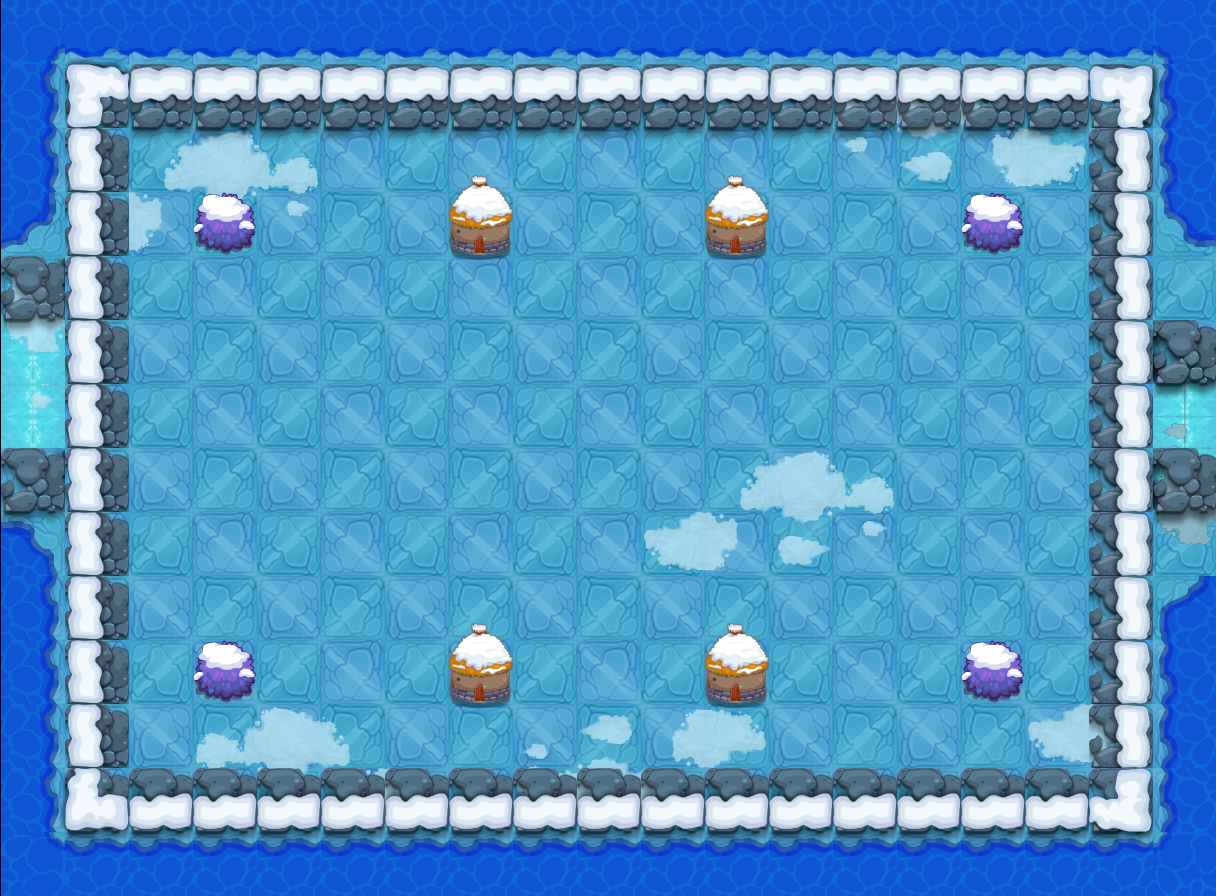

A 2D game scene composited from a Tiled map and its tileset images. What follows is a short description and the map's XML, with each tile layer's data collapsed to a summary:
An orthogonal 19x14 tile map with 64x64 px tiles, 10 tile layers (PASS, 块层 2, 块层 3, 块层 6, ...) and 56 objects (46x ITEM_POINT, 5x START_POINT, 4x EDGE, PLAYER).

<map version="1.0" orientation="orthogonal" width="19" height="14" tilewidth="64" tileheight="64">
<properties>
  <property name="MODE" value="INFINITE" />
 </properties>
 <tileset firstgid="1" name="jdbl2" tilewidth="64" tileheight="64">
  <tileoffset x="1" y="0" />
  <image source="jdbl2-hd.png" width="1000" height="1000" />
 </tileset>
 <layer name="PASS" width="19" height="14">
  <data>[266 cells, 124 non-empty, 5 distinct tile ids]</data>
 </layer>
 <layer name="块层 2" width="19" height="14">
  <data>[266 cells, 266 non-empty, 5 distinct tile ids]</data>
 </layer>
 <layer name="块层 3" width="19" height="14">
  <data>[266 cells, 101 non-empty, 13 distinct tile ids]</data>
 </layer>
 <layer name="块层 6" width="19" height="14">
  <data>[266 cells, 44 non-empty, 2 distinct tile ids]</data>
 </layer>
 <layer name="块层 8" width="19" height="14">
  <data>[266 cells, 62 non-empty, 2 distinct tile ids]</data>
 </layer>
 <layer name="块层 10" width="19" height="14">
  <data>[266 cells, 54 non-empty, 2 distinct tile ids]</data>
 </layer>
 <layer name="块层 4" width="19" height="14">
  <data>[266 cells, 8 non-empty, 2 distinct tile ids]</data>
 </layer>
 <layer name="SHELTER 11" width="19" height="14">
  <data>[266 cells, 0 non-empty, 0 distinct tile ids]</data>
 </layer>
 <layer name="SHELTER 9" width="19" height="14">
  <data>[266 cells, 2 non-empty, 1 distinct tile ids]</data>
 </layer>
 <layer name="SHELTER 2" width="19" height="14">
  <data>[266 cells, 2 non-empty, 1 distinct tile ids]</data>
 </layer>
 <objectgroup name="对象层 1" width="38" height="28">
  <object name="ITEM_POINT" type="ITEM_POINT" x="512" y="640" width="64" height="64" />
  <object name="PLAYER" type="PLAYER" x="576" y="448" width="64" height="64" />
  <object name="ITEM_POINT" type="ITEM_POINT" x="320" y="384" width="64" height="64" />
  <object name="ITEM_POINT" type="ITEM_POINT" x="768" y="640" width="64" height="64" />
  <object name="ITEM_POINT" type="ITEM_POINT" x="832" y="384" width="64" height="64" />
  <object name="ITEM_POINT" type="ITEM_POINT" x="384" y="640" width="64" height="64" />
  <object name="ITEM_POINT" type="ITEM_POINT" x="192" y="448" width="64" height="64" />
  <object name="ITEM_POINT" type="ITEM_POINT" x="768" y="320" width="64" height="64" />
  <object name="monster" type="START_POINT" x="256" y="256" width="64" height="64" />
  <object name="ITEM_POINT" type="ITEM_POINT" x="896" y="192" width="64" height="64" />
  <object name="ITEM_POINT" type="ITEM_POINT" x="512" y="192" width="64" height="64" />
  <object name="ITEM_POINT" type="ITEM_POINT" x="576" y="640" width="64" height="64" />
  <object name="ITEM_POINT" type="ITEM_POINT" x="448" y="512" width="64" height="64" />
  <object name="ITEM_POINT" type="ITEM_POINT" x="1024" y="704" width="64" height="64" />
  <object name="ITEM_POINT" type="ITEM_POINT" x="1024" y="128" width="64" height="64" />
  <object name="monster" type="START_POINT" x="896" y="576" width="64" height="64" />
  <object name="ITEM_POINT" type="ITEM_POINT" x="192" y="512" width="64" height="64" />
  <object name="ITEM_POINT" type="ITEM_POINT" x="384" y="512" width="64" height="64" />
  <object name="ITEM_POINT" type="ITEM_POINT" x="960" y="448" width="64" height="64" />
  <object name="ITEM_POINT" type="ITEM_POINT" x="320" y="192" width="64" height="64" />
  <object name="ITEM_POINT" type="ITEM_POINT" x="960" y="256" width="64" height="64" />
  <object name="ITEM_POINT" type="ITEM_POINT" x="960" y="384" width="64" height="64" />
  <object name="ITEM_POINT" type="ITEM_POINT" x="832" y="640" width="64" height="64" />
  <object name="BOSS" type="START_POINT" x="576" y="320" width="64" height="64" />
  <object name="ITEM_POINT" type="ITEM_POINT" x="640" y="640" width="64" height="64" />
  <object name="ITEM_POINT" type="ITEM_POINT" x="256" y="640" width="64" height="64" />
  <object name="ITEM_POINT" type="ITEM_POINT" x="192" y="384" width="64" height="64" />
  <object name="down_edge" type="EDGE" x="128" y="768" width="960" height="64" />
  <object name="ITEM_POINT" type="ITEM_POINT" x="704" y="512" width="64" height="64" />
  <object name="ITEM_POINT" type="ITEM_POINT" x="640" y="192" width="64" height="64" />
  <object name="ITEM_POINT" type="ITEM_POINT" x="832" y="448" width="64" height="64" />
  <object name="ITEM_POINT" type="ITEM_POINT" x="960" y="512" width="64" height="64" />
  <object name="ITEM_POINT" type="ITEM_POINT" x="576" y="192" width="64" height="64" />
  <object name="ITEM_POINT" type="ITEM_POINT" x="384" y="192" width="64" height="64" />
  <object name="ITEM_POINT" type="ITEM_POINT" x="128" y="128" width="64" height="64" />
  <object name="ITEM_POINT" type="ITEM_POINT" x="768" y="192" width="64" height="64" />
  <object name="ITEM_POINT" type="ITEM_POINT" x="768" y="512" width="64" height="64" />
  <object name="ITEM_POINT" type="ITEM_POINT" x="832" y="192" width="64" height="64" />
  <object name="up_edge" type="EDGE" x="128" y="64" width="960" height="64" />
  <object name="right_edge" type="EDGE" x="1088" y="64" width="64" height="768" />
  <object name="ITEM_POINT" type="ITEM_POINT" x="192" y="576" width="64" height="64" />
  <object name="ITEM_POINT" type="ITEM_POINT" x="192" y="256" width="64" height="64" />
  <object name="ITEM_POINT" type="ITEM_POINT" x="320" y="448" width="64" height="64" />
  <object name="ITEM_POINT" type="ITEM_POINT" x="384" y="320" width="64" height="64" />
  <object name="ITEM_POINT" type="ITEM_POINT" x="960" y="576" width="64" height="64" />
  <object name="left_edge" type="EDGE" x="64" y="64" width="64" height="768" />
  <object name="ITEM_POINT" type="ITEM_POINT" x="448" y="320" width="64" height="64" />
  <object name="ITEM_POINT" type="ITEM_POINT" x="960" y="320" width="64" height="64" />
  <object name="ITEM_POINT" type="ITEM_POINT" x="128" y="704" width="64" height="64" />
  <object name="monster" type="START_POINT" x="256" y="576" width="64" height="64" />
  <object name="ITEM_POINT" type="ITEM_POINT" x="320" y="640" width="64" height="64" />
  <object name="monster" type="START_POINT" x="896" y="256" width="64" height="64" />
  <object name="ITEM_POINT" type="ITEM_POINT" x="704" y="320" width="64" height="64" />
  <object name="ITEM_POINT" type="ITEM_POINT" x="896" y="640" width="64" height="64" />
  <object name="ITEM_POINT" type="ITEM_POINT" x="256" y="192" width="64" height="64" />
  <object name="ITEM_POINT" type="ITEM_POINT" x="192" y="320" width="64" height="64" />
 </objectgroup>
</map>
